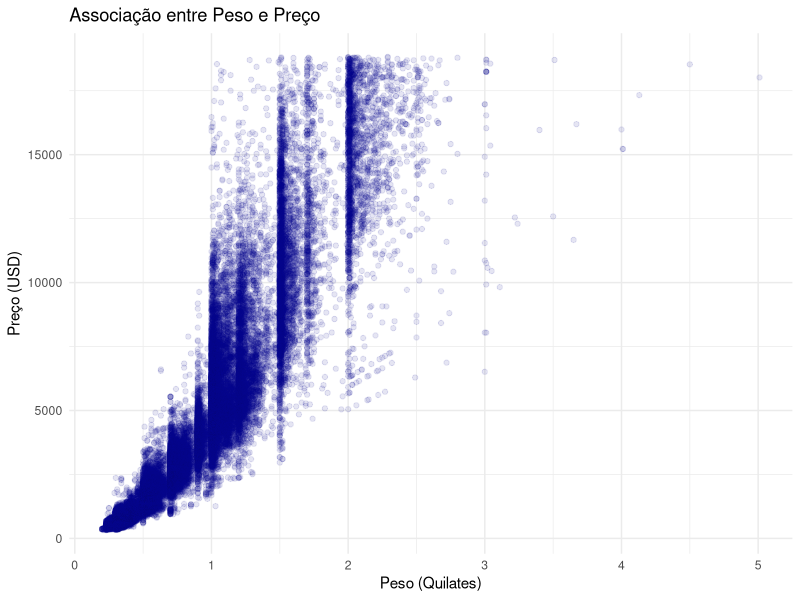
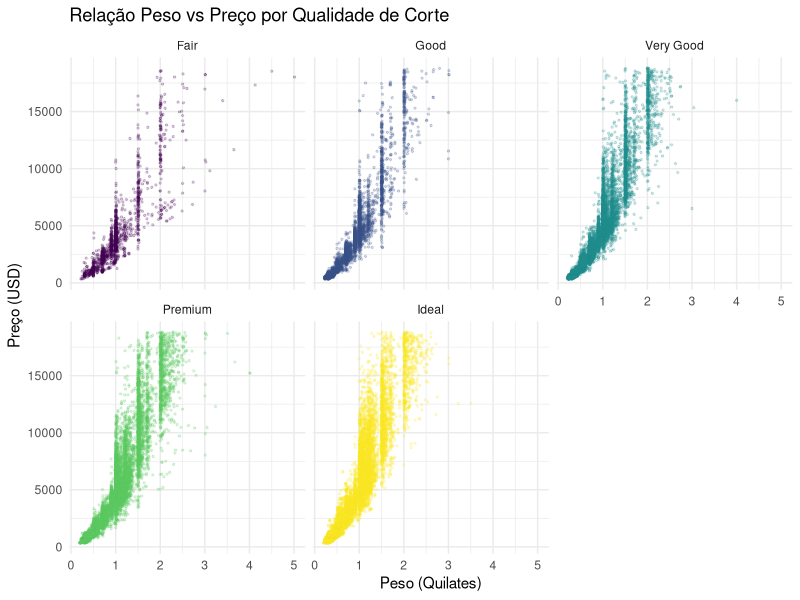
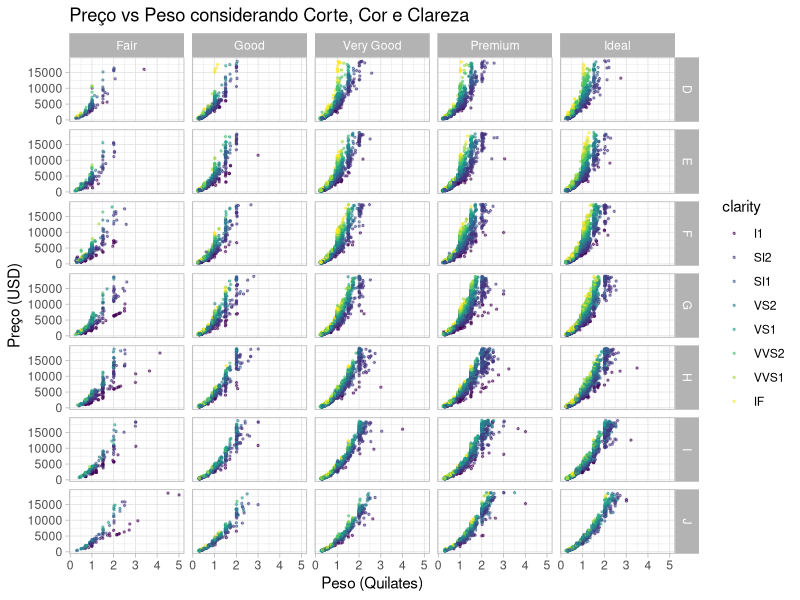

Write R code to recreate these figures, in order.
## ---- chunk 1
library(ggplot2)
data(diamonds)
## ---- chunk 2
ggplot(diamonds, aes(x = carat, y = price)) +
  geom_point(alpha = 0.1, color = "darkblue") +
  theme_minimal() +
  labs(
    title = "Associação entre Peso e Preço",
    x = "Peso (Quilates)", 
    y = "Preço (USD)"
  )

# Para garantir um gráfico de boa qualidade com quase 54 mil observações, a principal ação tomada foi a aplicação de transparência aos pontos (alpha = 0.1) para mitigar o problema de overplotting (sobreposição severa de dados). A análise visual revela uma associação positiva forte e não-linear; à medida que o peso do diamante aumenta, o preço cresce de forma exponencial, acompanhado por um aumento expressivo na variância dos preços para os diamantes mais pesados.
## ---- chunk 3
ggplot(diamonds, aes(x = carat, y = price, color = cut)) +
  geom_point(alpha = 0.2, size = 0.5) +
  facet_wrap(~ cut) +
  theme_minimal() +
  theme(legend.position = "none") +
  labs(
    title = "Relação Peso vs Preço por Qualidade de Corte", 
    x = "Peso (Quilates)", 
    y = "Preço (USD)"
  )
# A relação exponencial de crescimento do preço em função do peso se mantém consistente em todas as categorias de corte. No entanto, observa-se que em cortes de qualidade superior (como "Ideal" e "Premium"), os diamantes atingem patamares de preço mais elevados mesmo com pesos (quilates) relativamente menores, demonstrando que a qualidade do corte atua como um multiplicador de valor.
## ---- chunk 4
ggplot(diamonds, aes(x = carat, y = price, color = clarity)) +
  geom_point(alpha = 0.5, size = 0.5) +
  facet_grid(color ~ cut) +
  theme_light() +
  labs(
    title = "Preço vs Peso considerando Corte, Cor e Clareza", 
    x = "Peso (Quilates)", 
    y = "Preço (USD)"
  )
 #A principal dificuldade encontrada ao criar esta visualização é a alta densidade de informação (clutter visual), resultando em painéis muito pequenos que dificultam a distinção precisa das cores mapeadas para a clareza. A relação positiva entre preço e peso continua existindo em todas as configurações, porém a taxa de crescimento muda drasticamente: diamantes com as melhores combinações de cor e clareza apresentam uma inclinação de preço muito mais íngreme, encarecendo rapidamente com o mínimo aumento de peso, enquanto diamantes de clareza e cor inferiores exigem muito mais massa para registrar aumentos de preço
## ---- chunk 5
Sys.time()
